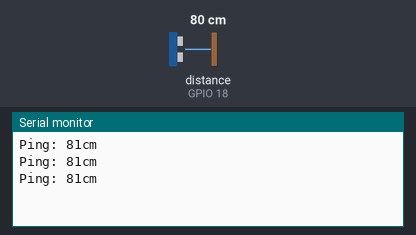
The program below on a simulated ESP32-S2. Shown: the last lines printed to the serial monitor. The test bench sets the inputs (shaded band); at power-on: distance to the obstacle (sensor on GPIO 18) 80 cm. The echo pulse lasts 58.3 µs per cm.

Above: at 1.8 s.
1.9 s: distance to the obstacle (sensor on GPIO 18) set to 2 cm
At 3.9 s:
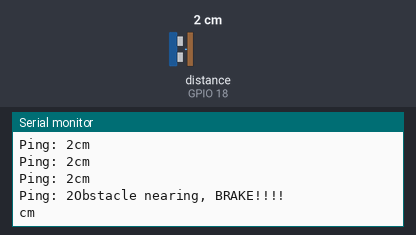
5.0 s: distance to the obstacle (sensor on GPIO 18) set to 4 cm
At 5.4 s:
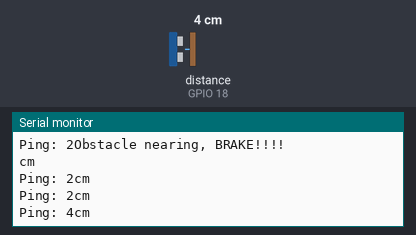
Timing chart, 0 to 8.0 s (numbered marks = the images above; inputs shaded):
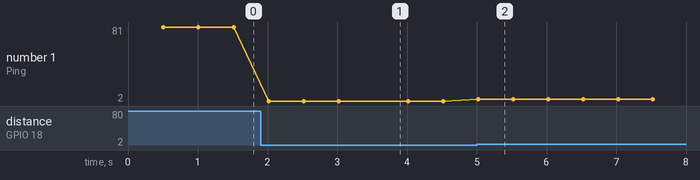

Measured:
- after the input at 1.9 s, the serial monitor: prints a new line after 0.12 s (image 1)
- after the input at 5.0 s, the serial monitor: prints a new line at once (image 2)
- plotted number 1: 81 → 2 after the input at 1.9 s, 2 → 4 after the input at 5.0 s

The program:

main.cpp
```cpp
#include <Arduino.h>
#include <NewPing.h>

const int trigPin = 5;
const int echoPin = 18;

//define sound speed in cm/uS
#define SOUND_SPEED 0.034
#define CM_TO_INCH 0.393701
#define MAX_DISTANCE 200

NewPing sonar(trigPin, echoPin, MAX_DISTANCE);

long duration;
float distanceCm;
float distanceInch;
uint16_t count = 0;


void setup() {
    Serial.begin(115200); // Starts the serial communication
    pinMode(trigPin, OUTPUT); // Sets the trigPin as an Output
    pinMode(echoPin, INPUT); // Sets the echoPin as an Input
}
void loop() {
    delay(500);

    unsigned int uS = sonar.ping();

    pinMode(echoPin, OUTPUT);
    digitalWrite(echoPin,LOW);
    pinMode(echoPin, INPUT);

    Serial.print("Ping: ");
    Serial.print(uS / US_ROUNDTRIP_CM);

    if((uS / US_ROUNDTRIP_CM) < 3){
        count = count + 1;
    }

    if(count > 3){
        Serial.println("Obstacle nearing, BRAKE!!!!");
        count = 0;
    }

    Serial.println("cm");
}
```
